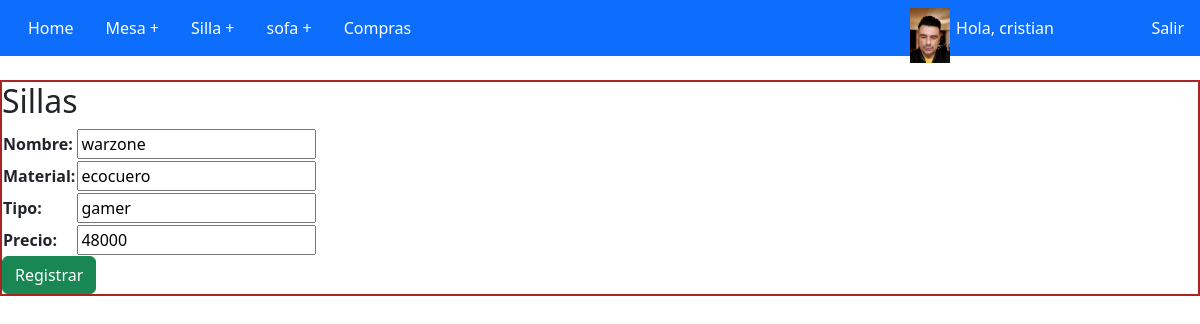
The app's page /productos/update_sillas/2 (signed in) with its own data.
### productos/models.py (models this page shows, shortened)
class Silla(models.Model):
    nombre = models.CharField(max_length= 30)
    material = models.CharField(max_length= 30)
    tipo = models.CharField(max_length= 30)
    precio = models.IntegerField()

### productos/views.py (the view)
# urls.py: path('update_sillas/<silla_id>', update_sillas),
@login_required
def update_sillas(request, silla_id):
    sillas = Silla.objects.get(id = silla_id)
    if request.method == 'POST':
        formulario = form_sillas(request.POST)
        if formulario.is_valid():
            informacion = formulario.cleaned_data
            sillas.nombre = informacion['nombre']
            sillas.material = informacion['material']
            sillas.tipo = informacion['tipo']
            sillas.precio = informacion['precio']
            sillas.save()
            sillas = Silla.objects.all() #Trae todo
            avatar = Avatar.objects.filter(user = request.user.id)
            try:
                avatar = avatar[0].image.url
            except:
                avatar = None
            return render(request, "crud_sillas/read_sillas.html", {"sillas": sillas, 'avatar':avatar})
    else:
        avatar = Avatar.objects.filter(user = request.user.id)
        try:
            avatar = avatar[0].image.url
        except:
               avatar = None
        formulario = form_sillas(initial={'nombre': sillas.nombre, 'material': sillas.material, 'tipo': sillas.tipo, 'precio': sillas.precio})
    return render(request,"crud_sillas/update_sillas.html", {"formulario": formulario, "avatar":avatar})

### productos/forms.py
class form_sillas(forms.Form):
    nombre = forms.CharField(max_length= 30)
    material = forms.CharField(max_length= 30)
    tipo = forms.CharField(max_length= 30)
    precio = forms.IntegerField()

### productos/template/crud_sillas/update_sillas.html
{% extends "index.html" %}
{% load static %}
{% block contenido %}
<h2>Sillas</h2>
<link rel="stylesheet" href="{%static 'css/bootstrap.min.css'%}">
<form method="POST">{% csrf_token %}
    <table>
        {{ formulario.as_table }}
    </table>
    <button type="submit" class="btn btn-success" >Registrar</button>
</form>
{% endblock %}

### productos/template/index.html (shortened to what this page needs)
<!DOCTYPE html>
<html lang="en">
<head>
    {% load static %}
    <link rel="stylesheet" href="{% static '/css/myestylo.css' %}">
    <link rel="stylesheet" href="{%static 'css/bootstrap.min.css'%}">
</head>
<body>
    <nav class="navbar navbar-expand-lg navbar-light fixed-top bg-primary">
        <div class="container-fluid">
            <div class="collapse navbar-collapse" id="navbarSupportedContent">
            <ul class="nav nav-pills nav-fill">
                <li class="nav-item">
                    <a class="nav-link active" aria-current="page" href="/productos/">Home</a>
                  </li>
                  {% if staff_member_required %}
                  {% include "acceso.html" %}
                  {% else %}
                <li class="nav-item">
                  <a class="nav-link active" aria-current="page" href="/productos/read_mesas">Mesa +</a>
                </li>
                  {% endif %}
                  {% if staff_member_required %}
                  {% include "acceso.html" %}
                  {% else %}
                <li class="nav-item">
                  <a class="nav-link active" aria-current="page" href="/productos/read_sillas">Silla +</a>
                </li>
                {% endif %}
                  {% if staff_member_required %}
                  {% include "acceso.html" %}
                  {% else %}
                <li class="nav-item">
                  <a class="nav-link active" aria-current="page" href="/productos/read_sofa">sofa +</a>
                </li>
                {% endif %}
                <li class="nav-item">
                  <a class="nav-link active" aria-current="page" href="/productos/compras">Compras</a>
                </li>
                <li class="nav-item" style="position: absolute; right: 130px">
                  <a class="nav-link active" aria-current="page" href="/productos/perfil/">Hola, {{ user.username }}</a>
                </li>
                <li class="nav-item" style="position: absolute; right: 250px">
                  <img src='{{ avatar }}' width="40px">
                </li>
                <li class="nav-item" style="position: absolute; right: 0px">
                  <a class="nav-link active" aria-current="page" href="/productos/logout/">Salir</a>
                </li>
            </ul>
        </div>
        </div>
    </nav>
    <div class="contenido1">
        {% block contenido %}{% endblock %}
    </div>
</body>
</html>

### productos/static/css/myestylo.css (style rules this page uses)
.contenido1 { position: relative; top: 80px; border: 2px solid rgb(170, 36, 36); }

### records on screen
Silla: nombre "warzone", material "ecocuero", tipo "gamer", precio "48000"

### other values on screen
{{ user.username }} "cristian"
